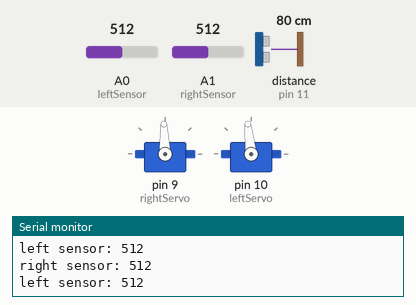
Recording of a sketch running on a simulated Arduino Uno, built with avr-gcc and run on an emulated ATmega328P. Parts: 2 × servo, the last lines printed to the serial monitor. Wiring (inferred from the names in the program): ultrasonic range finder: trigger pin 11; echo pin 11. The inputs (shaded band) are chosen by the test bench; at power-on: A0 (leftSensor) = 512, A1 (rightSensor) = 512, distance to the obstacle (sensor on pin 11) 80 cm. The echo pulse lasts 58.3 µs per cm.

Above: at 1.2 s.
1.3 s: A0 (leftSensor) set to 209
4.3 s: A0 (leftSensor) set to 182
At 4.7 s:
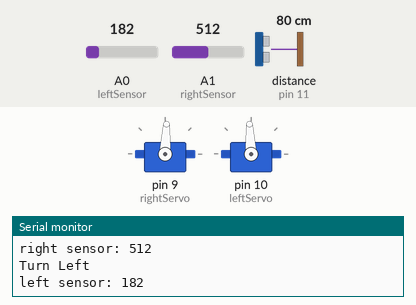
5.9 s: A1 (rightSensor) set to 212
8.9 s: A1 (rightSensor) set to 188
At 10.1 s:
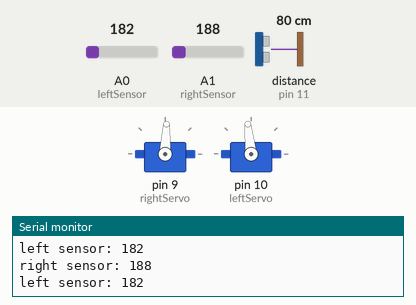
10.4 s: A0 (leftSensor) set to 210
At 11.6 s:
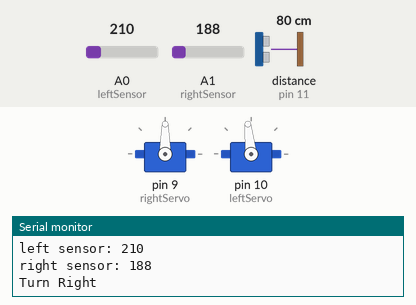
Timing chart, 0 to 13.0 s (numbered marks = the images above; inputs shaded):
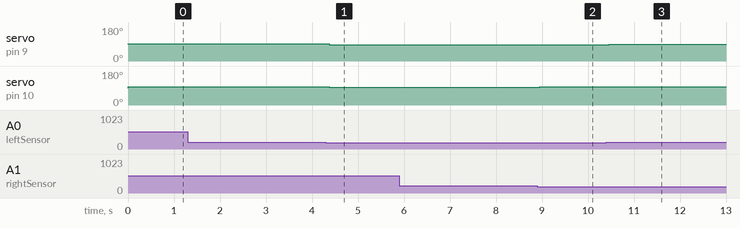

Measured:
- after the input at 4.3 s, servo on pin 9 (rightServo): 92° → 87° after 0.07 s; servo on pin 10 (leftServo): 96° → 93° after 0.07 s
- after the input at 8.9 s, servo on pin 10 (leftServo): 93° → 96° after 0.06 s
- after the input at 10.4 s, servo on pin 9 (rightServo): 87° → 90° after 0.06 s

The sketch:

FollowPath.ino
```cpp
/* Motor Core

  This code for the Arduino Robot's motor board
  is the stock firmware. program the motor board with
  this sketch whenever you want to return the motor
  board to its default state.

*/

#include <Servo.h>

Servo rightServo;
Servo leftServo;

int leftSensor = A0;
int rightSensor = A1;
int pingPin = 11;

int inches = 0;
int duration = 0;

int rightWheelForward = 1440;
int rightWheelStop = 1497;
int rightWheelSlow = 1472;

int leftWheelForward = 1530;
int leftWheelStop = 1482;
int leftWheelSlow = 1505;

int rightWhiteThreshold = 200;
int leftWhiteThreshold = 130;

int leftValIn;
int rightValIn;

boolean trackState = false; // left

void setup(){
  Serial.begin(9600);
  rightServo.attach(9);
  leftServo.attach(10);
}

// high is white
// low is black
void loop(){
  leftValIn = analogRead(leftSensor);
  rightValIn = analogRead(rightSensor);

  Serial.print("left sensor: "); // white: 148 black: 118
  Serial.println(leftValIn);
  Serial.print("right sensor: "); // white: 218 black: 165
  Serial.println(rightValIn);

  pinMode(pingPin, OUTPUT);
  digitalWrite(pingPin, LOW);
  delayMicroseconds(2);
  digitalWrite(pingPin, HIGH);
  delayMicroseconds(5);
  digitalWrite(pingPin, LOW);

  pinMode(pingPin, INPUT);
  duration = pulseIn(pingPin, HIGH);

  // convert the time into a distance
  inches = microsecondsToInches(duration);

  //only move if there is nothing in front of the PING
//  if(inches > 2) {

//    leftValIn = 0;
//    rightValIn = 999;
    if (leftValIn > rightWhiteThreshold && rightValIn < rightWhiteThreshold) {
      // left sensor reads white, right sensor reads black - turn right
      Serial.println("Turn Right");
      trackState = false; // on left side of track
      leftServo.writeMicroseconds(leftWheelForward);
      rightServo.writeMicroseconds(rightWheelSlow);
    } else if (rightValIn > rightWhiteThreshold && leftValIn < rightWhiteThreshold) {
      // right sensor reads white, left sensor reads black - turn left
      Serial.println("Turn Left");
      trackState = true; // on right side of track
      leftServo.writeMicroseconds(leftWheelSlow);
      rightServo.writeMicroseconds(rightWheelForward);
    } else if (rightValIn > rightWhiteThreshold && leftValIn > rightWhiteThreshold) {
      // right sensor reads white, left sensor reads white
      if(!trackState) { // turn right
        leftServo.writeMicroseconds(leftWheelForward);
        rightServo.writeMicroseconds(rightWheelStop);
      } else { // turn left
        leftServo.writeMicroseconds(leftWheelStop);
        rightServo.writeMicroseconds(rightWheelForward);
      }
    } else if (rightValIn < rightWhiteThreshold && leftValIn < rightWhiteThreshold) {
      // right sensor reads black, left sensor reads black got straight
      leftServo.writeMicroseconds(leftWheelForward);
      rightServo.writeMicroseconds(rightWheelForward);
    }
//  } else {
//      rightServo.writeMicroseconds(rightWheelStop);
//      leftServo.writeMicroseconds(leftWheelStop);
//  }

}

int microsecondsToInches(int microseconds)
{
  return microseconds / 74 / 2;
}
```
